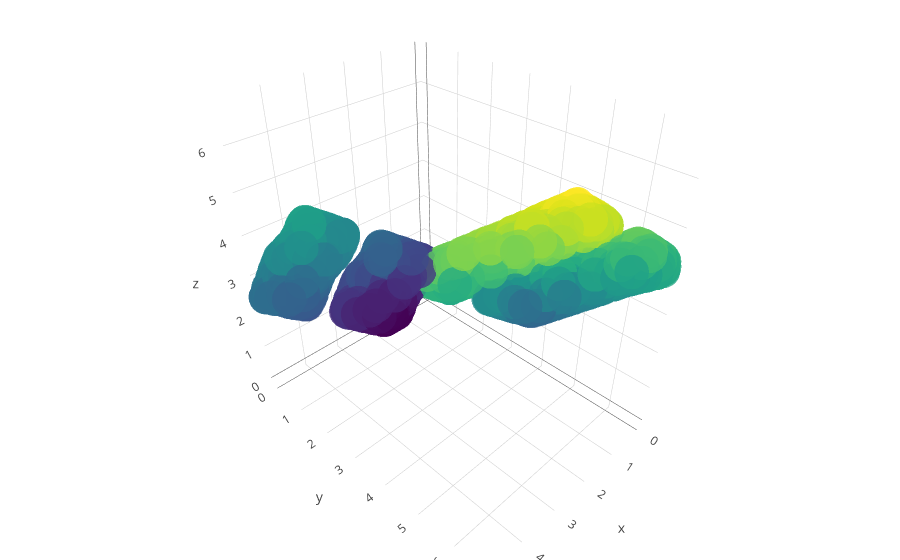

The notebook cell saved with this chart:
### Code cell
import plotly.plotly as py
import plotly.graph_objs as go
from plotly.offline import download_plotlyjs, init_notebook_mode, plot, iplot

init_notebook_mode(connected=True)

x = x_test_encoded[:, 0]
y = x_test_encoded[:, 1]
z = x_test_encoded[:, 2]
#x, y, z = np.random.multivariate_normal(np.array([0,0,0]), np.eye(3), 400).transpose()

trace1 = go.Scatter3d(
    x=x,
    y=y,
    z=z,
    mode='markers',
    marker=dict(
        size=12,
        color=z,                # set color to an array/list of desired values
        colorscale='Viridis',   # choose a colorscale
        opacity=0.8
    )
)

data = [trace1]
layout = go.Layout(
    margin=dict(
        l=0,
        r=0,
        b=0,
        t=0
    )
)
fig = go.Figure(data=data, layout=layout)

iplot(fig, show_link = False)

### Figure 1 — Plotly figure (JSON) as saved in the notebook; plotly's stock layout.template omitted (floating-point values rounded to 4 significant figures; data arrays with more than 128 entries replaced by an {"elided": "..."} marker saying what was removed)
{"data": [{"marker": {"color": {"elided": "10000 float values"}, "colorscale": "Viridis", "opacity": 0.8, "size": 12}, "mode": "markers", "type": "scatter3d", "x": {"elided": "10000 float values"}, "y": {"elided": "10000 float values"}, "z": {"elided": "10000 float values"}}], "layout": {"margin": {"b": 0, "l": 0, "r": 0, "t": 0}}}
